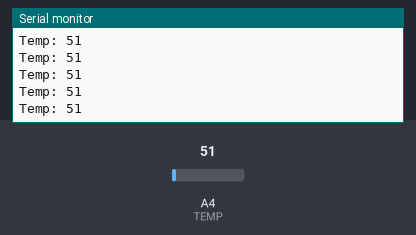
This sketch was run on a simulated Arduino Uno, built with avr-gcc and run on an emulated ATmega328P. Parts: the last lines printed to the serial monitor. The test bench sets the inputs (shaded band); at power-on: A4 (TEMP) = 51.

Above: at 1.2 s.
1.3 s: A4 (TEMP) set to 94
At 2.4 s:
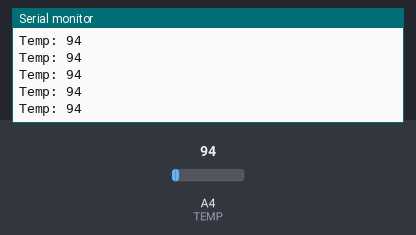
4.3 s: A4 (TEMP) set to 110
At 4.9 s:
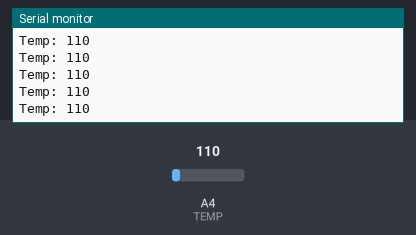
Timing chart, 0 to 7.3 s (numbered marks = the images above; inputs shaded):
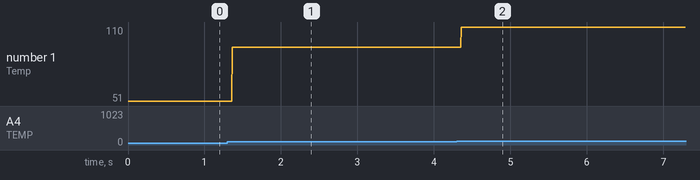

Measured:
- after the input at 1.3 s, the serial monitor: prints a new line after 0.07 s (image 1)
- after the input at 4.3 s, the serial monitor: prints a new line after 0.06 s (image 2)
- plotted number 1: 51 → 94 after the input at 1.3 s, 94 → 110 after the input at 4.3 s

The sketch:

temp_sensor.ino
```cpp
#define TEMP 4

void setup () {
  Serial.begin(9600);
  Serial.println("OK");

  pinMode(TEMP, INPUT);
}

void loop () {
  Serial.print("Temp: ");
  Serial.println(analogRead(TEMP));
}
```
